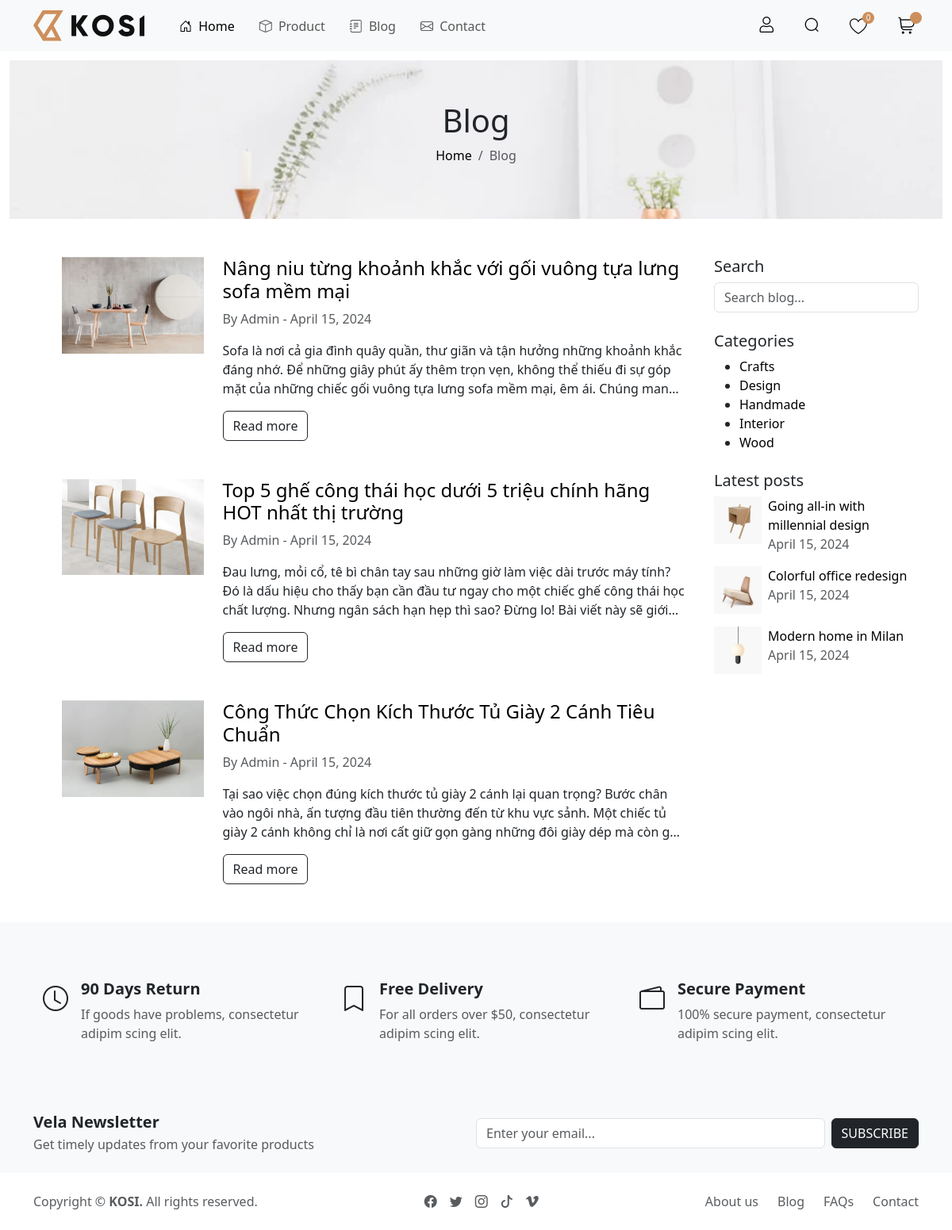
The app's page /site?c=blog with its own data.
### tables this page shows
CREATE TABLE `blog`  (
  `id` int(11) NOT NULL AUTO_INCREMENT,
  `title` varchar(255) NULL DEFAULT NULL,
  `content` varchar(255) NULL DEFAULT NULL,
  `created_date` datetime(0) NULL DEFAULT NULL,
  `author` varchar(255) NULL DEFAULT NULL,
  `product_id` int(11) NULL DEFAULT NULL,
  PRIMARY KEY (`id`) USING BTREE
);

### site/controller/BlogController.php (called while the page is built, shortened)
<?php
class BlogController
{
    function index()
    {
        $blogRepo = new BlogRepo;
        $blogs = $blogRepo->getAll();
        require 'view/viewBlog.php';
    }
}

### site/index.php (called while the page is built, shortened)
<?php
require '../import_models.php';
$controller = new $strController();
$controller->$a();

### model/blog/BlogRepo.php (called while the page is built, shortened)
<?php
class BlogRepo
{
    protected function fetchAll($condition = null)
    {
        global $conn;
        $blogs = array();
        $sql = "SELECT * FROM blog";
        $result = $conn->query($sql);
        if ($result->num_rows > 0) {
            while ($row = $result->fetch_assoc()) {
                $blog = new Blog($row["id"], $row["title"], $row["content"], $row['created_date'], $row["author"], $row['product_id']);
                $blogs[] = $blog;
            }
        }
        return $blogs;
    }
    function getAll()
    {
        return $this->fetchAll();
    }
}

### model/blog/Blog.php (called while the page is built, shortened)
<?php
class Blog
{
    protected $id;
    protected $title;
    protected $content;
    protected $author;
    function __construct($id, $title, $content, $created_date, $author, $product_id)
    {
        $this->id = $id;
        $this->title = $title;
        $this->content = $content;
        $this->author = $author;
    }
    function getId()
    {
        return $this->id;
    }
    function getTitle()
    {
        return $this->title;
    }
    function getContent()
    {
        return $this->content;
    }
    function getAuthor()
    {
        return $this->author;
    }
}

### site/view/viewBlog.php (the view, shortened to what this page needs)
<?php require 'layout/header.php' ?>
<?php require 'layout/banner.php' ?>
<div class="container-lg mt-5">
    <div class="row">
        <div class="col-lg-9 px-4">
            <?php foreach ($blogs as $blog) { ?>
                <div class="row mb-5">
                    <div class="col-3">
                        <a href="?c=blog&a=detail&id=<?= $blog->getId() ?>">
                            <img src="image/blog-<?= $blog->getId() ?>_540x.webp" alt="<?= $blog->getTitle() ?>" class="me-3 img-fluid">
                        </a>
                    </div>
                    <div class="col-9">
                        <h4>
                            <a href="?c=blog&a=detail&id=<?= $blog->getId() ?>">
                                <?= $blog->getTitle() ?>
                            </a>
                        </h4>
                        <p class="text-muted">By <?= $blog->getAuthor() ?> - April 15, 2024</p>
                        <p class="content-limit"><?= $blog->getContent() ?></p>
                        <a href="?c=blog&a=detail&id=<?= $blog->getId() ?>" class="btn btn-outline-dark ">Read more</a>
                    </div>
                </div>
            <?php } ?>
                    <?php require 'layout/sidebarBlog.php' ?>
        </div>
        <div class="col-lg-3 d-none d-lg-block">
            <?php require 'layout/sidebarBlog.php' ?>
        </div>
    </div>
</div>
<?php require 'layout/footer.php' ?>

### site/asset/style.css (style rules this page uses)
a { text-decoration: none; color: black; }
img { object-fit: cover; object-position: center; width: 100%; height: 100%; }
.row { margin-left: 0px; }
.content-limit { display: -webkit-box; -webkit-line-clamp: 3; -webkit-box-orient: vertical; overflow: hidden; text-overflow: ellipsis; }

### records on screen
blog: shows a picture, title "Nâng niu từng khoảnh khắc với gối vuông tựa lưng sofa mềm mại", author "Admin", content "Sofa là nơi cả gia đình quây quần, thư giãn và tận hưởng những khoảnh khắc đáng nhớ. Để những giây phút ấy thêm trọn vẹn, không thể thiếu đi sự góp mặt của những chiếc gối vuông tựa lưng sofa mềm mại, êm ái. Chúng…"
blog: shows a picture, title "Top 5 ghế công thái học dưới 5 triệu chính hãng HOT nhất thị trường", author "Admin", content "Đau lưng, mỏi cổ, tê bì chân tay sau những giờ làm việc dài trước máy tính? Đó là dấu hiệu cho thấy bạn cần đầu tư ngay cho một chiếc ghế công thái học chất lượng. Nhưng ngân sách hạn hẹp thì sao? Đừng lo! Bài viết này sẽ…"
blog: shows a picture, title "Công Thức Chọn Kích Thước Tủ Giày 2 Cánh Tiêu Chuẩn", author "Admin", content "Tại sao việc chọn đúng kích thước tủ giày 2 cánh lại quan trọng? Bước chân vào ngôi nhà, ấn tượng đầu tiên thường đến từ khu vực sảnh. Một chiếc tủ giày 2 cánh không chỉ là nơi cất giữ gọn gàng những đôi giày dép mà còn…"

### other values on screen
$countWishlist "0"
$c "Blog"
